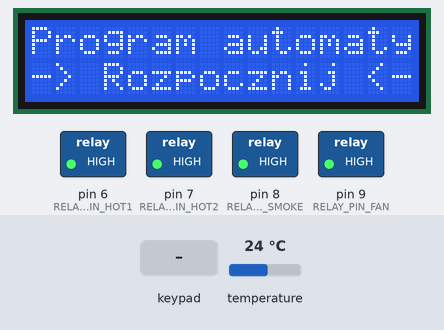
The sketch below on a simulated Arduino Uno, built with avr-gcc and run on an emulated ATmega328P. On the bench: 16×2 character LCD, switched loads named in the sketch (green lamp = pin HIGH). The inputs (shaded band) are chosen by the test bench; at power-on: temperature 24 °C. What the sketch prints to the serial monitor is not drawn.

Above: at 9.1 s.
9.2 s: key 'A' pressed
At 10.4 s:
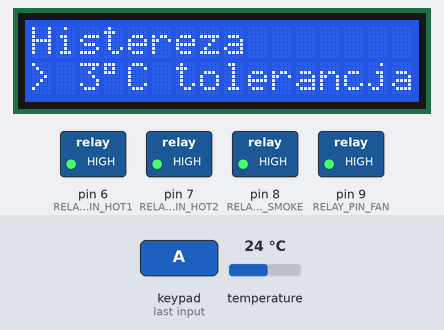
10.7 s: keypad keys 1 6 1 0 4 5 A pressed 0.4 s apart
At 14.6 s:
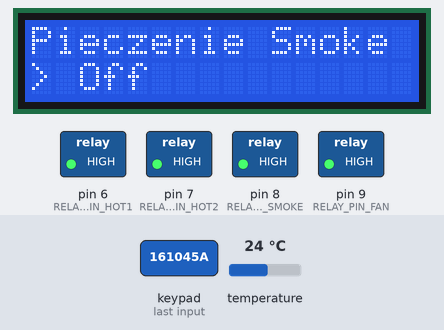
15.0 s: keypad keys 1 9 1 8 1 5 1 4 A pressed 0.4 s apart
At 19.1 s:
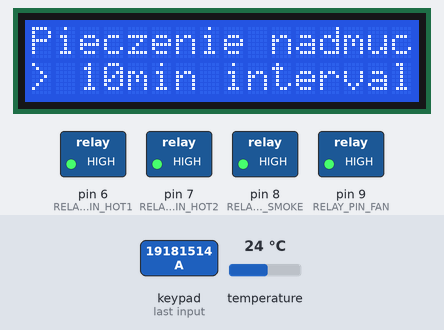
21.6 s: keypad keys 1 3 9 7 2 2 A pressed 0.4 s apart
At 24.4 s:
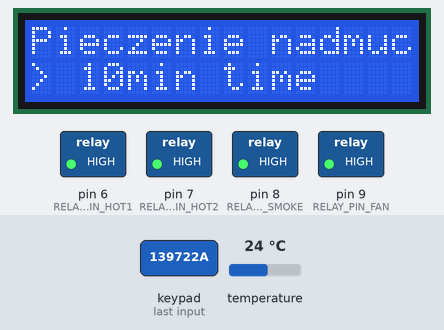
27.4 s: key 'A' pressed
At 27.9 s:
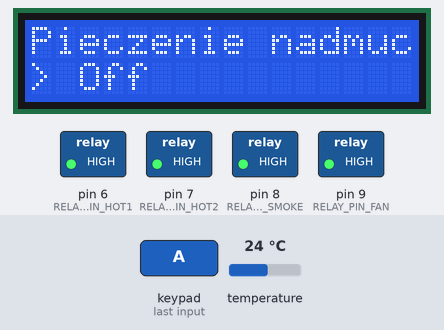
30.4 s: key '#' pressed
At 31.5 s:
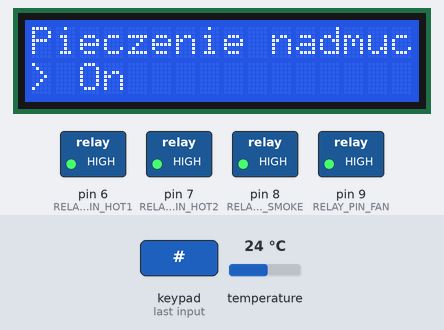
Timing chart, 0 to 33.4 s (numbered marks = the images above; inputs shaded):
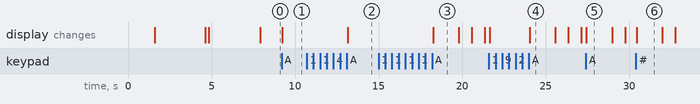

Measured:
- after the input at 9.2 s, the display: changes after 0.05 s (image 1)
- after the input at 10.7 s, the display: changes after 2.4 s (image 2)
- after the input at 15.0 s, the display: changes after 3.3 s (image 3)
- after the input at 27.4 s, the display: changes at once (image 5)
- after the input at 30.4 s, the display: changes after 0.05 s (image 6)
- what the display in image 3 shows lasts 1.5 s, from 18.3 s to 19.8 s

The sketch:

Wedzaminator.ino
```cpp
#include <Wire.h>              // Standardowa biblioteka Arduino
#include <LiquidCrystal_I2C.h> // Biblioteki I2C dla LiquidCrystal
#include <Keypad.h>            // Biblioteka obsługi Keypada
#include "Relays.h"            // Biblioteka Relays
#include "TemperatureLib.h"    // Biblioteka DallasTemperature
#include "Timers.h"            // Biblioteka Timerów

// Definicja Pinów
#define RELAY_PIN_HOT1 6
#define RELAY_PIN_HOT2 7
#define RELAY_PIN_SMOKE 8
#define RELAY_PIN_FAN 9
Relay relay(RELAY_PIN_FAN, RELAY_PIN_SMOKE, RELAY_PIN_HOT1, RELAY_PIN_HOT2);

// Ustawienie adresu LCD na 0x27 oraz ustawienie rozmiaru wyświetlacza na 16x2
#define LCD_ADDR 0x27
#define LCD_COLS 16
#define LCD_ROWS 2
LiquidCrystal_I2C lcd(LCD_ADDR, LCD_COLS, LCD_ROWS);

#define TEMPERATURE_SENSOR_PIN A2
TemperatureLib sensorTemp(TEMPERATURE_SENSOR_PIN);

byte KEYPAD_COL_PIN[4] = {16, 10, 4, 5};   // connect to the row pinouts of the keypad
byte KEYPAD_ROW_PIN[4] = {19, 18, 15, 14}; // connect to the column pinouts of the keypad
char keys[4][4] = {
    {'1', '2', '3', 'A'},
    {'4', '5', '6', 'B'},
    {'7', '8', '9', 'C'},
    {'*', '0', '#', 'D'}};
Keypad keypad = Keypad(makeKeymap(keys), KEYPAD_ROW_PIN, KEYPAD_COL_PIN, 4, 4);

const int numOfScreens = 27;
int currentScreen = 0;

String screens[numOfScreens][2] =
    {
        /* 00 */ {"Program automatyczny", "-> Rozpocznij <-"}, // Wszystkie programy (Drying, Smoking, Baking)
        /* 01 */ {"Program standard", "-> Rozpocznij <-"},     // Jeden program (pytanie czy robić go na timer odliczający czy poprostu żeby sobie leciał)
        /* 02 */ {"Sterowanie reczne", "-> Rozpocznij <-"},    // Typowy manual, wszystko sterowane ręcznie

        /* 03 */ {"Standard: Temperatura", "\337C"}, // Temperatura docelowa
        /* 04 */ {"Standard: Nadmuch", ""},          // Stan Nadmuchu
        /* 05 */ {"Standard: Czas dzialania nadmuchu", "sec czas"},
        /* 06 */ {"Standard: Interwal przerwy nadmuchu", "sec interwal"},
        /* 07 */ {"Standard: Dymiarka", ""},

        /* 08 */ {"Suszenie czas", "min"},
        /* 09 */ {"Suszenie temperatura", "\337C"},
        /* 10 */ {"Suszenie nadmuch", ""},
        /* 11 */ {"Suszenie nadmuch", "min time"},
        /* 12 */ {"Suszenie nadmuch", "min interval"},
        /* 13 */ {"Suszenie Smoke", ""},

        /* 14 */ {"Wedzenie czas", "min"},
        /* 15 */ {"Wedzenie temperatura", "\337C"},
        /* 16 */ {"Wedzenie nadmuch", ""},
        /* 17 */ {"Wedzenie nadmuch", "min time"},
        /* 18 */ {"Wedzenie nadmuch", "min interval"},
        /* 19 */ {"Wedzenie Smoke", ""},

        /* 20 */ {"Pieczenie czas", "min"},
        /* 21 */ {"Pieczenie temperatura", "\337C"},
        /* 22 */ {"Pieczenie nadmuch", ""},
        /* 23 */ {"Pieczenie nadmuch", "min time"},
        /* 24 */ {"Pieczenie nadmuch", "min interval"},
        /* 25 */ {"Pieczenie Smoke", ""},

        /* 26 */ {"Histereza", "\337C tolerancja"}};
long parameters[numOfScreens] = {
    LOW, LOW, LOW, // Start Programs

    50, LOW, 0, 0, LOW, // Realtime Settings

    60 * 1, 40, LOW, 0, 0, LOW,    // Drying Settings
    60 * 5, 50, LOW, 10, 10, HIGH, // Smoking Settings
    60 * 1, 80, LOW, 10, 10, LOW,  // Baking Settings
    3                              // Others
};

enum menuStateEnum : byte
{
  MainMenu,
  AutoProgram,
  RealtimeProgram,
  Manual
};
byte menuState = menuStateEnum::MainMenu;

char menuPrevChar = 'A';
char menuNextChar = 'B';

char menuBackChar = 'C';
char menuOkChar = 'D';

char menuPlusChar = '#';
char menuMinusChar = '*';

char menuPlus10Char = '9';
char menuMinus10Char = '7';

uint32_t processingTime = 0;

Timer sensorsRefreshTimer;
Timer lcdRefreshTimer;
int sensorsRefreshTime = 5;
int lcdRefreshTime = 750;

int iPosition = 0;
bool reversedScrolling = false;

void setup()
{
  // Initializacja Portu Debugowania
  Serial.begin(9600);                               // Otwarcie portu 9600
  delay(1500);                                      // Dodanie opóźnienia 1,5s by debuger mógł zdążyć odebrać sygnał z Arduino
  Serial.println("Wedzaminator 3000 Mark IV v0.1"); // Potwierdzenie otwarcia portu.

  LCD_Setup();
  TemperatureSensorsSetup();
  TimersSetup();

  displayMainMenu();
}

void LCD_Setup()
{
  // Initializacja Wyświetlacza
  lcd.init();          // Initializacja LCD
  lcd.backlight();     // Włączenie wyświetlacza
  lcd.setCursor(0, 0); // Ustawienie kursora
  lcd.print("Wedzaminator3000");
  lcd.setCursor(0, 1);
  lcd.print(" v0.1   Mark IV ");
  delay(3000);
  lcd.clear();
}

void TemperatureSensorsSetup()
{
  sensorTemp.Initialization();
  lcd.setCursor(0, 0);
  lcd.print("Temp. Res.:   ");
  lcd.print(sensorTemp.GetDT().getResolution());
  lcd.setCursor(0, 1);
  lcd.print("Temp. Count:  ");
  lcd.print(sensorTemp.GetDT().getDeviceCount());
  delay(3000);
  lcd.clear();
}

void TimersSetup()
{
  lcdRefreshTimer.begin(MILIS(lcdRefreshTime));
  sensorsRefreshTimer.begin(SECS(sensorsRefreshTime));
}

void loop()
{
  // Pubranie do pamięci wartości wciśnięcia przycisku z keypada
  char key = keypad.getKey();

  // Mechanika głównego menu
  switch (menuState)
  {
  // Pozycja głównego menu. W tym miejscu główny Loop jest skierowany na Menu
  case menuStateEnum::MainMenu:
    if (key)
    {
      // Operacje podczas interakcji w głównym menu
      mainMenu(key);             // Operacje w głównym menu
      displayMainMenu();         // Wyświetlanie głównego menu
      iPosition = 0;             // Zresetowanie pozycji scrollowanego tekstu
      reversedScrolling = false; // Reset kierunku scrollowanego tekstu
    }

    // Wyświetlanie oraz operacje wizualne głównego menu
    if (lcdRefreshTimer.available())
    {
      ScrollText();
      lcdRefreshTimer.restart();
    }

    break;

  case menuStateEnum::Manual:
    // Program Manualny
    break;

  case menuStateEnum::AutoProgram:
    // Program Automatyczny w pełni (Suszenie, wędzenie i pieczenie)
    break;

  case menuStateEnum::RealtimeProgram:
    // Program półautomatyczny (znaczy jeden automat)
    break;

  default:
    // W tym wypadku jest jakiś problem z 'menuState' bo nie powinno dość do tego miejsca.
    break;
  }
}

void mainMenu(char key)
{
  // Wciśnięcie przycisku poprzedniej pozycji menu
  if (key == menuPrevChar)
  {
    // currentScreen--

    // Jeśli menu jest w pozcji pierwszej trzeba je cofnąć do ostatniej,
    // a jeśli nie to do poprzedniej.
    if (currentScreen == 0)
    {
      currentScreen = numOfScreens - 1;
    }
    else
    {
      currentScreen--;
    }
  }
  // Wciśnięcie przycisku następnej pozycji menu
  else if (key == menuNextChar)
  {
    // currentScreen++

    // Jeśli menu jest w pozycji ostatniej, trzeba je przewinąć na początek,
    // a jeśli nie to do następnej pozycji.
    if (currentScreen == numOfScreens - 1)
    {
      currentScreen = 0;
    }
    else
    {
      currentScreen++;
    }
  }
  // Wciśnięcie przycisku zmniejszenia wartości x1
  else if (key == menuMinusChar)
  {
    switch (currentScreen)
    {
    case 0:
    case 1:
    case 2:
      // Start programów, tu nie ma czego przestawiać!!
      break;
    case 4: // ON/OFF
    case 7:
    case 10:
    case 13:
    case 16:
    case 19:
    case 22:
    case 25:
      parameters[currentScreen] = LOW;
      break;

    default:
      // jeśli jakiś parametr jest już na minimalnej wartości
      // to nie można go zmienić na mniejszy
      if (parameters[currentScreen] > 0)
        parameters[currentScreen]--;

      break;
    }
  }
  // Wciśnięcie przycisku zwiększenia wartości x1
  else if (key == menuPlusChar)
  {
    switch (currentScreen)
    {
    case 0:
    case 1:
    case 2:
      // Start programów, tu nie ma czego przestawiać!!
      break;
    case 4: // ON/OFF
    case 7:
    case 10:
    case 13:
    case 16:
    case 19:
    case 22:
    case 25:
      parameters[currentScreen] = HIGH;
      break;

    default:
      // Tu nie ma górnej granicy
      parameters[currentScreen]++;

      break;
    }
  }
  // Wciśnięcie przycisku OK
  else if (key == menuOkChar)
  {
    switch (currentScreen)
    {
    case 0:
      /* START ProgramRunning */
      break;

    case 1:
      /* START RealTimeProgram */
      break;

    case 2:
      /* START Manual */
      break;

    default:
      break;
    }
  }
  // Wciśnięcie przycisku Back
  else if (key == menuBackChar)
  {
    // TODO: Bonus
  }
}

void manualProgramMenu(char key) {}
void autoProgramMenu(char key) {}
void realtimeProgramMenu(char key) {}

void LoopManualProgram() {}

void lcdClearLine(int lineNun)
{
  lcd.setCursor(0, lineNun);
  lcd.print("               ");
  lcd.setCursor(0, lineNun);
}

void ScrollText()
{
  lcdClearLine(0);
  for (int index = iPosition; index < iPosition + 16; index++)
  {
    lcd.print(screens[currentScreen][0][index]);
  }

  if (reversedScrolling == false)
  {
    iPosition++;
    if (iPosition >= (screens[currentScreen][0].length() - 16))
      reversedScrolling = !reversedScrolling;
  }
  else
  {
    iPosition--;
    if (iPosition == 0)
      reversedScrolling = !reversedScrolling;
  }
}

void displayMainMenu()
{
  lcd.clear();

  // Wyświetlenie pierwszej lini tj. nazwa parametru

  if (screens[currentScreen][0].length() <= 16)
  {
    lcd.print(screens[currentScreen][0]);
    lcdRefreshTimer.begin(STOP);
  }
  else
  {
    lcd.print(screens[currentScreen][0]);
    lcdRefreshTimer.begin(MILIS(lcdRefreshTime));
  }

  lcdClearLine(1);
  // wyświetlenie drugiej linijki

  // Wyświetlenie nazwy (pierwszego człona) parametru
  switch (currentScreen)
  {
  case 0:
  case 1:
  case 2:
    break;

  case 4: // ON/OFF
  case 7:
  case 10:
  case 13:
  case 16:
  case 19:
  case 22:
  case 25:
    // parametr to włącznik/wyłącznik
    if (parameters[currentScreen] == 0)
    {
      // parametr jest wyłączony
      lcd.print("> Off");
    }
    else
    {
      // Parametr jest włączony
      lcd.print("> On");
    }
    break;

  default:
    // parametr to wartość liczbowa
    lcd.print("> ");
    lcd.print(parameters[currentScreen]);
    break;
  }

  // Wyświetlenie typu wartości parametru
  lcd.print("");
  lcd.print(screens[currentScreen][1]);
}
```

Relays.cpp
```cpp
#include "Relays.h"

Relay::Relay(byte relay_pin_fan, byte relay_pin_smoke, byte relay_pin_hot1, byte relay_pin_hot2)
{
    _relay_pin_fan = relay_pin_fan;
    _relay_pin_smoke = relay_pin_smoke;
    _relay_pin_hot1 = relay_pin_hot1;
    _relay_pin_hot2 = relay_pin_hot2;

    // Przypisanie Pinów
    pinMode(_relay_pin_fan, OUTPUT);
    pinMode(_relay_pin_smoke, OUTPUT);
    pinMode(_relay_pin_hot1, OUTPUT);
    pinMode(_relay_pin_hot2, OUTPUT);

    // Wyłączenie Przełączników
    _smokeState = false;
    _fanState = false;
    _hot1State = false;
    _hot2State = false;
    TurnOffAll();
}

void Relay::TurnOffAll()
{
    SmokeOff();
    FanOff();
    HotAllOff();
}
void Relay::TurnOnAll()
{
    SmokeOn();
    FanOn();
    HotAllOn();
}

bool Relay::GetSmokeState()
{
    return _smokeState;
}
void Relay::SmokeOn()
{
    _smokeState = true;
    digitalWrite(_relay_pin_smoke, !_smokeState);
}
void Relay::SmokeOff()
{
    _smokeState = false;
    digitalWrite(_relay_pin_smoke, !_smokeState);
}
void Relay::SmokeChange()
{
    _smokeState = !_smokeState;
    digitalWrite(_relay_pin_smoke, !_smokeState);
}

bool Relay::GetFanState()
{
    return _fanState;
}
void Relay::FanOn()
{
    _fanState = true;
    digitalWrite(_relay_pin_fan, !_fanState);
}
void Relay::FanOff()
{
    _fanState = false;
    digitalWrite(_relay_pin_fan, !_fanState);
}
void Relay::FanChange()
{
    _fanState = !_fanState;
    digitalWrite(_relay_pin_fan, !_fanState);
}

bool Relay::GetHot1State()
{
    return _hot1State;
}
void Relay::Hot1On()
{
    _hot1State = true;
    digitalWrite(_relay_pin_hot1, !_hot1State);
}
void Relay::Hot1Off()
{
    _hot1State = false;
    digitalWrite(_relay_pin_hot1, !_hot1State);
}
void Relay::Hot1Change()
{
    _hot1State = !_hot1State;
    digitalWrite(_relay_pin_hot1, !_hot1State);
}

bool Relay::GetHot2State()
{
    return _hot2State;
}
void Relay::Hot2On()
{
    _hot2State = true;
    digitalWrite(_relay_pin_hot2, !_hot2State);
}
void Relay::Hot2Off()
{
    _hot2State = false;
    digitalWrite(_relay_pin_hot2, !_hot2State);
}
void Relay::Hot2Change()
{
    _hot2State = !_hot2State;
    digitalWrite(_relay_pin_hot2, !_hot2State);
}

void Relay::HotAllOn()
{
    Hot1On();
    Hot2On();
}
void Relay::HotAllOff()
{
    Hot1Off();
    Hot2Off();
}
void Relay::HotAllChange()
{
    Hot1Change();
    Hot2Change();
}
```

Relays.h
```cpp
#ifndef _Relays_h

    #define _Relays_h
    #include <Arduino.h>

    class Relay
    {
        private:
            byte _relay_pin_fan;
            byte _relay_pin_smoke;
            byte _relay_pin_hot1;
            byte _relay_pin_hot2;
            bool _smokeState;
            bool _fanState;
            bool _hot1State;
            bool _hot2State;

        public:
            Relay(byte relay_pin_fan, byte relay_pin_smoke, byte relay_pin_hot1, byte relay_pin_hot2);

            void Initialize();
            void TurnOffAll();
            void TurnOnAll();

            bool GetSmokeState();
            void SmokeOn();
            void SmokeOff();
            void SmokeChange();

            bool GetFanState();
            void FanOn();
            void FanOff();
            void FanChange();

            void HotAllOn();
            void HotAllOff();
            void HotAllChange();

            bool GetHot1State();
            void Hot1On();
            void Hot1Off();
            void Hot1Change();

            bool GetHot2State();
            void Hot2On();
            void Hot2Off();
            void Hot2Change();
    };

#endif
```

TemperatureLib.cpp
```cpp
#include "TemperatureLib.h"

TemperatureLib::TemperatureLib(uint8_t sensors_pin)
{
    _ow = OneWire(sensors_pin);
    _sensors.setOneWire(&_ow);
    _sensors.setResolution(TEMPERATURE_SENSOR_PRECISION);
    _sensors.begin();
}

void TemperatureLib::refresh()
{
    _sensors.requestTemperatures();
}

float TemperatureLib::getTemperature(const uint8_t *deviceAddress)
{
    float tempC = _sensors.getTempC(deviceAddress);
    return tempC;
}

String TemperatureLib::getFormatedTemperature(const uint8_t *deviceAddress)
{
    float tempC = _sensors.getTempC(deviceAddress);
    return String(tempC, TEMPERATURE_SENSOR_DISMENSION) + "\337";
}

bool TemperatureLib::isLowTemperature(float temp)
{
    if (temp <= targetTemperature - hysteresis)
    {
        return true;
    }
    else
    {
        return false;
    }
}

bool TemperatureLib::isHighTemperature(float temp)
{
    if (temp >= targetTemperature + hysteresis)
    {
        return true;
    }
    else
    {
        return false;
    }
}

bool TemperatureLib::isNormalTemperature(float temp)
{
    if (temp < targetTemperature + hysteresis && temp > targetTemperature - hysteresis)
    {
        return true;
    }
    else
    {
        return false;
    }
}

void TemperatureLib::Initialization()
{
    Serial.println("========================");
    Serial.println("Dallas Temperature Sensor Log");
    Serial.println("========================");

    Serial.print("Rozdzielczość: ");
    Serial.println(_sensors.getResolution());

    Serial.print("Wykrytych urządzeń: ");
    Serial.println(_sensors.getDeviceCount());

    // call sensors.requestTemperatures() to issue a global temperature
    // request to all devices on the bus
    Serial.print("Requesting temperatures... ");
    _sensors.requestTemperatures(); // Send the command to get temperatures
    Serial.println("DONE");

    // After we got the temperatures, we can print them here.
    // We use the function ByIndex, and as an example get the temperature from the first sensor only.
    for ( int DeviceIndex = 0; DeviceIndex < _sensors.getDeviceCount(); DeviceIndex++ )
    {
        float tempC = _sensors.getTempCByIndex(DeviceIndex);

        // Check if reading was successful
        if (tempC != DEVICE_DISCONNECTED_C)
        {
            Serial.print("Temperature for the device ");
            Serial.print(DeviceIndex);
            Serial.print(" is: ");
            Serial.println(tempC, TEMPERATURE_SENSOR_DISMENSION);
        }
        else
        {
            Serial.println("Error: Could not read temperature data");
        }
    }
}

DallasTemperature TemperatureLib::GetDT()
{
    return _sensors;
}
```

TemperatureLib.h
```cpp
#ifndef _TemperatureLib_h
    #define _TemperatureLib_h

    #include <Arduino.h>
    #include <OneWire.h>
    #include <DallasTemperature.h>

    // Device resolution
    // #define TEMP_9_BIT  0x1F //  9 bit
    // #define TEMP_10_BIT 0x3F // 10 bit
    // #define TEMP_11_BIT 0x5F // 11 bit
    // #define TEMP_12_BIT 0x7F // 12 bit
    #define TEMPERATURE_PRECISION 0x3F

    // Resolution:
    //    9 - Temperature range: xxx.0C    to xxx.5C    in 0.5C    discrete step.
    //   10 - Temperature range: xxx.00C   to xxx.75C   in 0.25C   discrete step.
    //   11 - Temperature range: xxx.000C  to xxx.875C  in 0.125C  discrete step.
    //   12 - Temperature range: xxx.0000C to xxx.9375C in 0.0625C discrete step.
    #define TEMPERATURE_SENSOR_PRECISION 9
    #define TEMPERATURE_SENSOR_DISMENSION 1


    class TemperatureLib
    {
        public:
            // Constructor
            TemperatureLib(uint8_t sensors_pin);

            DallasTemperature GetDT();

            uint8_t targetTemperature;
            uint8_t hysteresis;
            float getTemperature(const uint8_t*);
            void refresh(void);
            String getFormatedTemperature(const uint8_t*);
            bool isLowTemperature(float);
            bool isNormalTemperature(float);
            bool isHighTemperature(float);
            void Initialization();


        private:
            OneWire _ow;
            DallasTemperature _sensors;
    };
#endif
```

Timers.h
```cpp
#ifndef _Timers_h
    #define _Timers_h

    #include <Arduino.h>
    #include <inttypes.h>
    #define MILIS(t) (unsigned long) (t)
    #define SECS(t) (unsigned long) (t * 1000)
    #define MINS(t) SECS(t) * 60
    #define HOURS(t) MINS(t) * 60
    #define STOP 0

    class Timer
    {
    private:
        uint32_t _time;
        uint32_t _lastTime;

    public:
        void begin(const uint32_t);
        void restart();
        bool available();
        void time(const uint32_t);
        void add(const uint32_t);
        uint32_t time();
    };

#endif
```

Source omitted: Timers.cpp (732 bytes)
